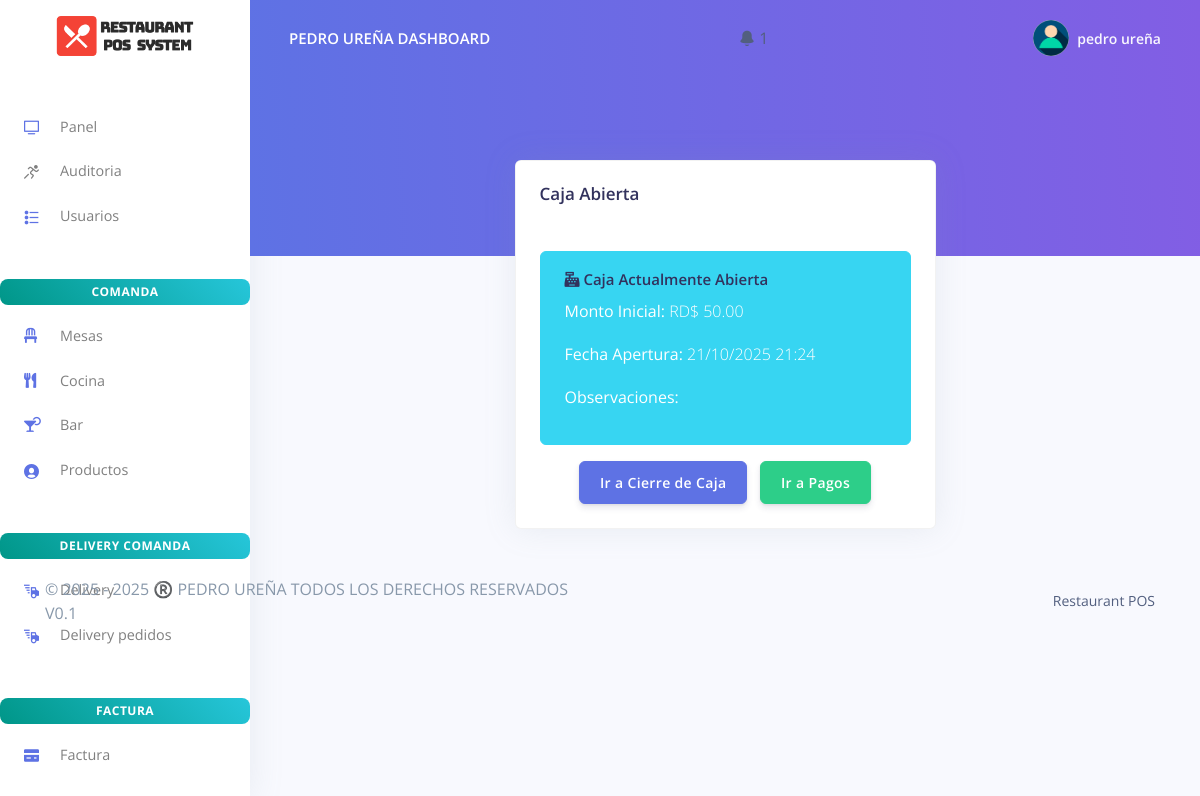
Page /factura/caja_apertura.php (signed in) on the committed database.
### tables this page shows
CREATE TABLE `rpos_admin` (
  `admin_id` varchar(200) NOT NULL,
  `admin_name` varchar(200) NOT NULL,
  `admin_email` varchar(200) NOT NULL,
  `admin_password` varchar(200) NOT NULL,
  `activation_key` varchar(200) DEFAULT NULL,
  `estado` enum('Activo','Inactivo') DEFAULT 'Inactivo',
  `activation_expiry` datetime DEFAULT NULL
);

CREATE TABLE `rpos_caja` (
  `caja_id` varchar(200) NOT NULL,
  `usuario_id` varchar(200) NOT NULL,
  `fecha_apertura` timestamp NOT NULL DEFAULT current_timestamp(),
  `fecha_cierre` timestamp NULL DEFAULT NULL,
  `monto_inicial` decimal(10,2) NOT NULL,
  `monto_final` decimal(10,2) DEFAULT NULL,
  `ventas_efectivo` decimal(10,2) DEFAULT 0.00,
  `ventas_tarjeta` decimal(10,2) DEFAULT 0.00,
  `ventas_transferencia` decimal(10,2) DEFAULT 0.00,
  `ventas_app` decimal(10,2) DEFAULT 0.00,
  `total_ventas` decimal(10,2) DEFAULT 0.00,
  `gastos` decimal(10,2) DEFAULT 0.00,
  `estado` enum('Abierta','Cerrada') NOT NULL DEFAULT 'Abierta',
  `observaciones` text DEFAULT NULL
);

### factura/caja_apertura.php (the view, shortened to what this page needs)
<?php
include('../config/config.php');
$query = "SELECT * FROM rpos_caja WHERE estado = 'Abierta' AND usuario_id = ?";
$stmt = $mysqli->prepare($query);
$stmt->bind_param('s', $_SESSION['user_id']);
$stmt->execute();
$caja_abierta = $stmt->get_result()->fetch_object();
require_once(__DIR__ . '/../partials/_head.php');
?>
<body>
  <?php require_once('../partials/_sidebar.php'); ?>
  <div class="main-content">
    <?php require_once('../partials/_topnav.php'); ?>
    <div class="header bg-gradient-primary pb-8 pt-5 pt-md-8">
    </div>
    <div class="container-fluid mt--7">
      <div class="row">
        <div class="col-md-6 mx-auto">
          <div class="card shadow">
            <div class="card-header border-0">
              <h3 class="mb-0"><?php echo $caja_abierta ? 'Caja Abierta' : 'Apertura de Caja'; ?></h3>
            </div>
            <div class="card-body">
              <?php if ($caja_abierta): ?>
                <div class="alert alert-info">
                  <h4><i class="fas fa-cash-register"></i> Caja Actualmente Abierta</h4>
                  <p><strong>Monto Inicial:</strong> RD$ <?php echo number_format($caja_abierta->monto_inicial, 2); ?></p>
                  <p><strong>Fecha Apertura:</strong> <?php echo date('d/m/Y H:i', strtotime($caja_abierta->fecha_apertura)); ?></p>
                  <p><strong>Observaciones:</strong> <?php echo $caja_abierta->observaciones; ?></p>
                </div>
                <div class="text-center">
                  <a href="caja_cierre.php" class="btn btn-primary">Ir a Cierre de Caja</a>
                  <a href="mesa_pagos.php" class="btn btn-success">Ir a Pagos</a>
                </div>
              <?php endif; ?>
            </div>
          </div>
        </div>
      </div>
    </div>
  </div>
  <?php require_once('../partials/_footer.php'); ?>
</body>
</html>

### partials/_topnav.php (shortened to what this page needs)
<?php
$current_path = $_SERVER['PHP_SELF'];
$folders = ['factura', 'delivery', 'auditoria', 'cocina', 'mesas', 'bar', 'usuario', 'hrm', 'customes', 'products', 'empresa', 'notificaciones'];
$is_in_subfolder = false;
foreach ($folders as $folder) {
    if (strpos($current_path, "/$folder/") !== false) {
        $is_in_subfolder = true;
        break;
    }
}
$base_path = $is_in_subfolder ? '../' : '';
$user_id = $_SESSION['user_id'] ?? null;
$rol     = $_SESSION['rol'] ?? null;
$user = null;
if ($user_id && $rol) {
    if ($rol === 'admin') {
        $query = "SELECT admin_name AS nombre FROM rpos_admin WHERE admin_id = ?";
    } else {
        $query = "SELECT staff_name AS nombre FROM rpos_staff WHERE staff_id = ?";
    }
    $stmt = $mysqli->prepare($query);
    $stmt->bind_param("s", $user_id);
    $stmt->execute();
    $res = $stmt->get_result();
    $user = $res->fetch_object();
}
?>
<?php if (!empty($user)) { ?>
    <nav class="navbar navbar-top navbar-expand-md navbar-dark" id="navbar-main">
        <div class="container-fluid">
            <a class="h4 mb-0 text-white text-uppercase d-none d-lg-inline-block" href="<?php echo $base_path; ?>dashboard.php">
                <?php echo htmlspecialchars($user->nombre); ?> Dashboard
            </a>
            <li class="nav-item dropdown">
                <a class="nav-link" href="#" role="button" data-toggle="dropdown" aria-haspopup="true" aria-expanded="false">
                    <i class="ni ni-bell-55"></i>
                    <?php
                    $query_count = "SELECT COUNT(*) as count FROM rpos_notificaciones WHERE estado = 'pendiente'";
                    $count_result = $mysqli->query($query_count);
                    $count = $count_result->fetch_object()->count;
                    if ($count > 0): ?>
                        <span class="notification-badge"><?php echo $count; ?></span>
                    <?php endif; ?>
                </a>
            </li>
<ul class="navbar-nav align-items-center d-none d-md-flex">
    <li class="nav-item dropdown">
        <a class="nav-link pr-0" href="#" role="button" data-toggle="dropdown">
            <div class="media align-items-center">
                <span class="avatar avatar-sm rounded-circle">
                    <img alt="Image placeholder" src="<?php echo $base_path; ?>assets/img/theme/user-a-min.png">
                </span>
                <div class="media-body ml-2 d-none d-lg-block">
                    <span class="mb-0 text-sm font-weight-bold"><?php echo htmlspecialchars($user->nombre); ?></span>
                </div>
            </div>
        </a>
    </li>
</ul>
        </div>
    </nav>
<?php } ?>

### rows in the picture
rpos_admin: admin_name "PEDRO UREÑA", admin_name "pedro ureña"
rpos_caja: monto_inicial "50.00", fecha_apertura "21/10/2025 21:24"

### other values in the picture
$count "1"
